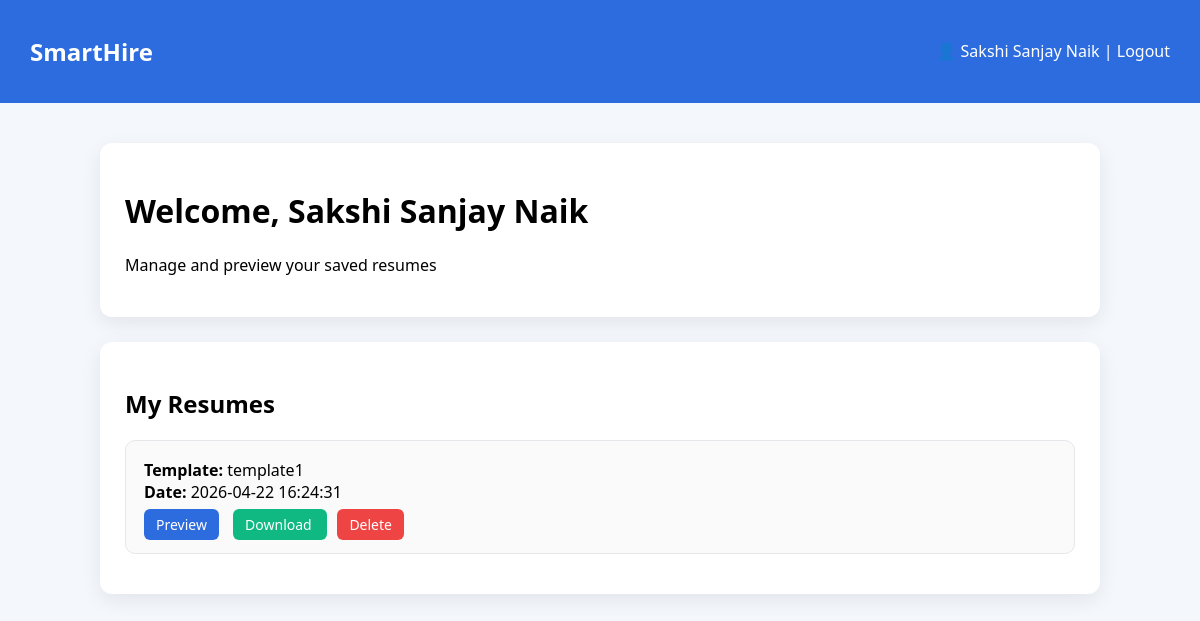
/dashboard (signed in), run on an earlier commit of the app's database.
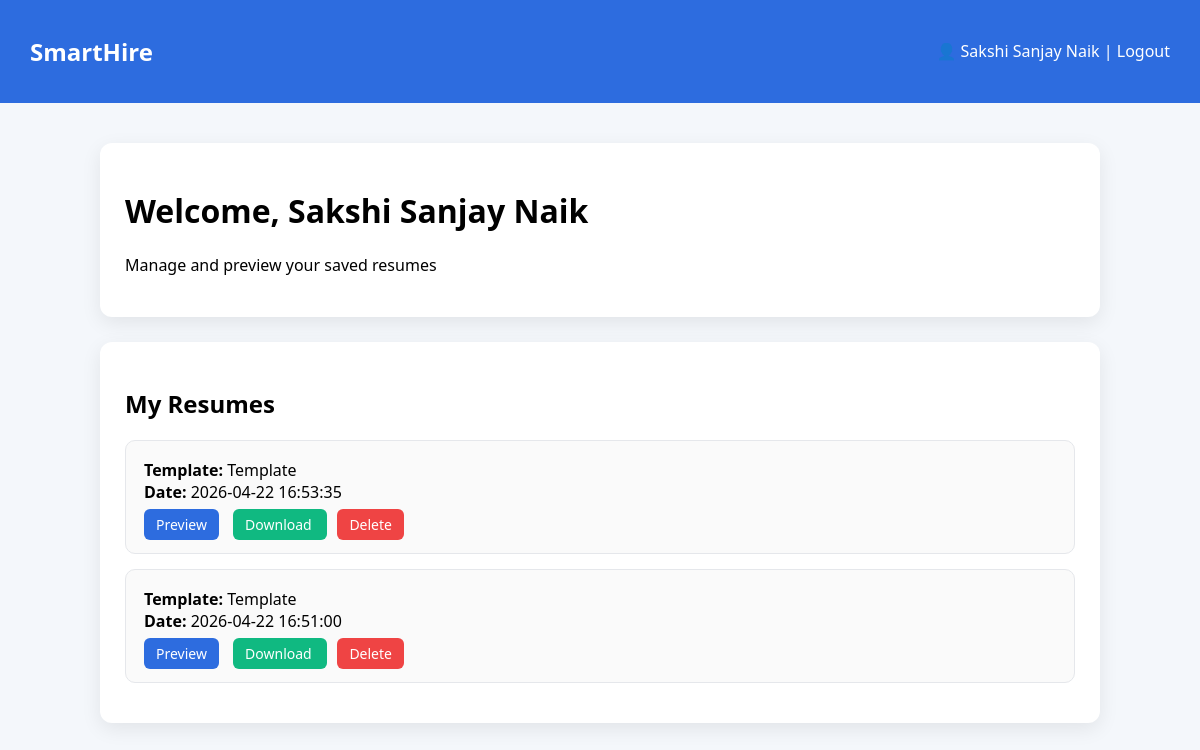
And on a later commit of the database.
### tables this page shows
CREATE TABLE resumes (
    id INTEGER PRIMARY KEY AUTOINCREMENT,
    user_id INTEGER,
    template TEXT,
    resume_html TEXT,
    created_at TIMESTAMP DEFAULT CURRENT_TIMESTAMP
, title TEXT);

### app.py (the view)
@app.route("/dashboard")
def dashboard():
    if "user_id" not in session:
        return redirect("/login")
    conn = get_db_connection()
    resumes = conn.execute(
        "SELECT * FROM resumes WHERE user_id=? ORDER BY created_at DESC",
        (session["user_id"],)
    ).fetchall()
    conn.close()
    return render_template(
        "dashboard.html",
        name=session["user_name"],
        resumes=resumes
    )

### app.py (called while the page is built)
def get_db_connection():
    conn = sqlite3.connect('database.db')  # change db name if different
    conn.row_factory = sqlite3.Row
    return conn

### templates/dashboard.html (shortened to what this page needs)
<!DOCTYPE html>
<html>
<head>
</head>
<body>
<div class="navbar">
    <h2>SmartHire</h2>
    <div>👤 {{ name }} | <a href="/logout">Logout</a></div>
</div>
<div class="container">
<div class="profile-box">
    <h1>Welcome, {{ name }}</h1>
    <p>Manage and preview your saved resumes</p>
</div>
<div class="resume-section">
    <h2>My Resumes</h2>
    {% if resumes %}
        {% for r in resumes %}
            <div class="resume-card">
                <b>Template:</b> {{ r["template"] or "Template " }} <br>
                <b>Date:</b> {{ r["created_at"] }} <br>
                <div class="resume-actions">
                    <a class="preview-btn" href="/view-resume/{{ r['id'] }}" target="_blank">Preview</a>
                    <a class="download-btn" href="/download-saved/{{ r['id'] }}">
                        Download
                    </a>
                    <a class="delete-btn"
                       href="/delete-resume/{{ r['id'] }}"
                       onclick="return confirm('Delete this resume?')">
                       Delete
                    </a>
                </div>
            </div>
        {% endfor %}
    {% else %}
        <div class="empty">
            <p>No resumes yet 🚀</p>
            <p>Create your first resume to see it here.</p>
        </div>
    {% endif %}
</div>
</div>
</body>
</html>

### templates/dashboard.html (style rules this page uses)
body { margin: 0; font-family: 'Segoe UI', Arial, sans-serif; background: #f4f7fb; }
.navbar { background: #2d6cdf; color: white; padding: 15px 30px; display: flex; justify-content: space-between; align-items: center; }
.navbar a { color: white; text-decoration: none; font-weight: 500; }
.container { padding: 40px; max-width: 1000px; margin: auto; }
.profile-box { background: white; padding: 25px; border-radius: 12px; box-shadow: 0 6px 20px rgba(0,0,0,0.08); margin-bottom: 25px; }
.resume-section { background: white; padding: 25px; border-radius: 12px; box-shadow: 0 6px 20px rgba(0,0,0,0.08); }
.resume-card { border-radius: 10px; padding: 18px; margin-bottom: 15px; background: #fafafa; border: 1px solid #e5e7eb; transition: 0.2s; }
.resume-actions { margin-top: 10px; }
.resume-actions a { margin-right: 10px; padding: 6px 12px; border-radius: 6px; font-size: 14px; text-decoration: none; cursor: pointer; }
.preview-btn { background: #2d6cdf; color: white; }
.download-btn { background: #10b981; color: white; }
.delete-btn { background: #ef4444; color: white; }

What changed in the data, as far as the page shows it:
removed resumes: template "template1", created_at "2026-04-22 16:24:31"
added resumes: r "Template", created_at "2026-04-22 16:53:35"
added resumes: r "Template", created_at "2026-04-22 16:51:00"
